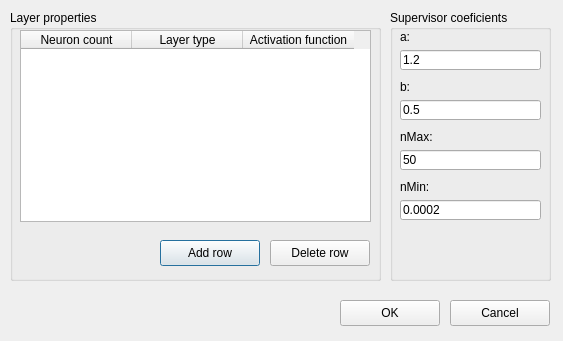
<?xml version="1.0" encoding="UTF-8"?>
<ui version="4.0">
 <class>ConfDialog</class>
 <widget class="QDialog" name="ConfDialog">
  <property name="geometry">
   <rect>
    <x>0</x>
    <y>0</y>
    <width>563</width>
    <height>341</height>
   </rect>
  </property>
  <property name="minimumSize">
   <size>
    <width>563</width>
    <height>341</height>
   </size>
  </property>
  <property name="maximumSize">
   <size>
    <width>563</width>
    <height>341</height>
   </size>
  </property>
  <property name="windowTitle">
   <string>Network properties</string>
  </property>
  <widget class="QGroupBox" name="groupBox">
   <property name="geometry">
    <rect>
     <x>10</x>
     <y>10</y>
     <width>371</width>
     <height>271</height>
    </rect>
   </property>
   <property name="title">
    <string>Layer properties</string>
   </property>
   <widget class="QTableWidget" name="tableWidget">
    <property name="geometry">
     <rect>
      <x>10</x>
      <y>20</y>
      <width>351</width>
      <height>192</height>
     </rect>
    </property>
    <attribute name="horizontalHeaderDefaultSectionSize">
     <number>111</number>
    </attribute>
    <column>
     <property name="text">
      <string>Neuron count</string>
     </property>
    </column>
    <column>
     <property name="text">
      <string>Layer type</string>
     </property>
    </column>
    <column>
     <property name="text">
      <string>Activation function</string>
     </property>
    </column>
   </widget>
   <widget class="QPushButton" name="addButton">
    <property name="geometry">
     <rect>
      <x>150</x>
      <y>230</y>
      <width>100</width>
      <height>26</height>
     </rect>
    </property>
    <property name="minimumSize">
     <size>
      <width>100</width>
      <height>26</height>
     </size>
    </property>
    <property name="text">
     <string>Add row</string>
    </property>
   </widget>
   <widget class="QPushButton" name="deleteButton">
    <property name="geometry">
     <rect>
      <x>260</x>
      <y>230</y>
      <width>100</width>
      <height>26</height>
     </rect>
    </property>
    <property name="minimumSize">
     <size>
      <width>100</width>
      <height>26</height>
     </size>
    </property>
    <property name="text">
     <string>Delete row</string>
    </property>
   </widget>
  </widget>
  <widget class="QGroupBox" name="groupBox_2">
   <property name="geometry">
    <rect>
     <x>390</x>
     <y>10</y>
     <width>161</width>
     <height>271</height>
    </rect>
   </property>
   <property name="title">
    <string>Supervisor coeficients</string>
   </property>
   <widget class="QLabel" name="label">
    <property name="geometry">
     <rect>
      <x>10</x>
      <y>20</y>
      <width>46</width>
      <height>13</height>
     </rect>
    </property>
    <property name="text">
     <string>a:</string>
    </property>
   </widget>
   <widget class="QLabel" name="label_2">
    <property name="geometry">
     <rect>
      <x>10</x>
      <y>70</y>
      <width>46</width>
      <height>13</height>
     </rect>
    </property>
    <property name="text">
     <string>b:</string>
    </property>
   </widget>
   <widget class="QLabel" name="label_3">
    <property name="geometry">
     <rect>
      <x>10</x>
      <y>120</y>
      <width>46</width>
      <height>13</height>
     </rect>
    </property>
    <property name="text">
     <string>nMax:</string>
    </property>
   </widget>
   <widget class="QLabel" name="label_4">
    <property name="geometry">
     <rect>
      <x>10</x>
      <y>170</y>
      <width>46</width>
      <height>13</height>
     </rect>
    </property>
    <property name="text">
     <string>nMin:</string>
    </property>
   </widget>
   <widget class="QLineEdit" name="aEdit">
    <property name="geometry">
     <rect>
      <x>10</x>
      <y>40</y>
      <width>141</width>
      <height>20</height>
     </rect>
    </property>
    <property name="text">
     <string>1.2</string>
    </property>
   </widget>
   <widget class="QLineEdit" name="bEdit">
    <property name="geometry">
     <rect>
      <x>10</x>
      <y>90</y>
      <width>141</width>
      <height>20</height>
     </rect>
    </property>
    <property name="text">
     <string>0.5</string>
    </property>
   </widget>
   <widget class="QLineEdit" name="nMaxEdit">
    <property name="geometry">
     <rect>
      <x>10</x>
      <y>140</y>
      <width>141</width>
      <height>20</height>
     </rect>
    </property>
    <property name="text">
     <string>50</string>
    </property>
   </widget>
   <widget class="QLineEdit" name="nMinEdit">
    <property name="geometry">
     <rect>
      <x>10</x>
      <y>190</y>
      <width>141</width>
      <height>20</height>
     </rect>
    </property>
    <property name="text">
     <string>0.0002</string>
    </property>
   </widget>
  </widget>
  <widget class="QPushButton" name="okButton">
   <property name="geometry">
    <rect>
     <x>340</x>
     <y>300</y>
     <width>100</width>
     <height>26</height>
    </rect>
   </property>
   <property name="text">
    <string>OK</string>
   </property>
  </widget>
  <widget class="QPushButton" name="cancelButton">
   <property name="geometry">
    <rect>
     <x>450</x>
     <y>300</y>
     <width>100</width>
     <height>26</height>
    </rect>
   </property>
   <property name="text">
    <string>Cancel</string>
   </property>
  </widget>
 </widget>
 <layoutdefault spacing="6" margin="11"/>
 <resources/>
 <connections/>
</ui>
